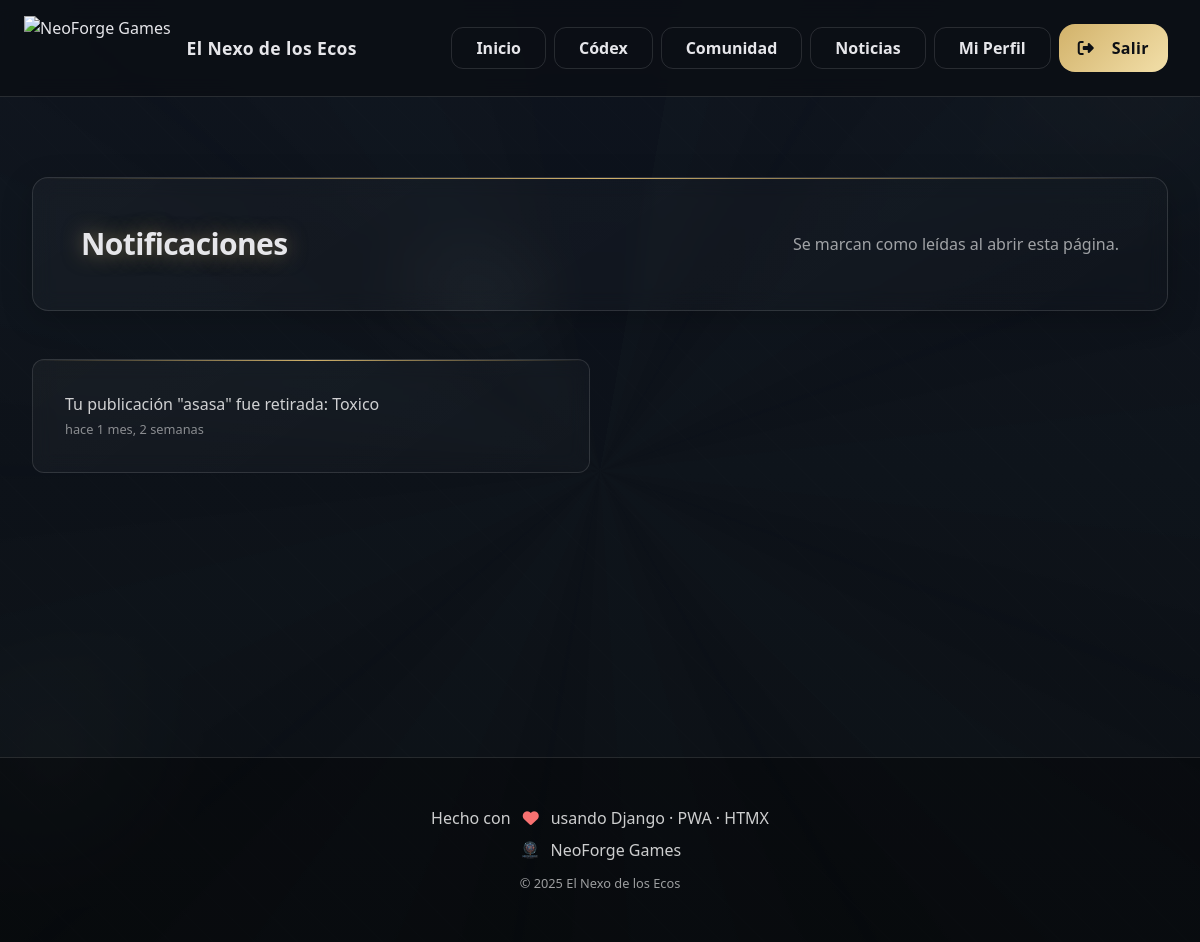
The page /accounts/notifications/ (signed in) on the database its author committed.
### accounts/models.py (models this page shows, shortened)
class Notification(models.Model):
    user    = models.ForeignKey(User, on_delete=models.CASCADE, related_name='notifications')
    message = models.TextField()
    is_read = models.BooleanField(default=False)
    created = models.DateTimeField(auto_now_add=True)
    class Meta:
        ordering = ['-created']

### accounts/views.py (the view)
# urls.py: path('notifications/', notifications_list, name='notifications'),
@login_required
def notifications_list(request):
    items = Notification.objects.filter(user=request.user).order_by('-created')
    items.filter(is_read=False).update(is_read=True)
    return render(request, 'accounts/notifications.html', {'items': items})

### templates/accounts/notifications.html (shortened to what this page needs)
{% extends "base.html" %}
{% load humanize %}
{% block content %}
<section class="section">
  <div class="flex items-center justify-between">
    <h1 class="h1-glow text-2xl md:text-3xl">Notificaciones</h1>
    <span class="text-white/60">Se marcan como leídas al abrir esta página.</span>
  </div>
</section>
<section class="grid md:grid-cols-2 gap-5">
  {% for n in items %}
    <div class="card">
      <p class="text-white/80">{{ n.message }}</p>
      <small class="text-white/50">{{ n.created|naturaltime }}</small>
    </div>
  {% empty %}
    <p class="text-white/60">No tienes notificaciones.</p>
  {% endfor %}
</section>
{% endblock %}

### static/css/theme.css (style rules this page uses)
:root { --coal:#0b0f14; --ink:#0f1520; --text:#e6e6ea; --line:rgba(255,255,255,.12); --accent:#d2b26a; --brand:#a88bd4; --space-xs:.5rem; --space-sm:1rem; --space-md:1.5rem; --space-lg:2rem; --space-xl:3rem; --radius-sm:.5rem; --radius-md:.75rem; --radius-lg:1rem; --transition-fast:.2s ease; --transition-normal:.3s ease; --transition-slow:.5s ease; }
html[data-domain="tiempo"] { --accent:#d2b26a; --brand:#f2dfa9; }
* { box-sizing:border-box; margin:0; padding:0 }
html,body { height:100% }
body { background:var(--coal); color:var(--text); font-family: ui-sans-serif,system-ui,-apple-system,BlinkMacSystemFont,'Segoe UI',Roboto,sans-serif; line-height:1.6; overflow-x:hidden; }
.section { margin:var(--space-xl) 0; padding:var(--space-xl); border-radius:var(--radius-lg); border:1px solid var(--line); background:linear-gradient(145deg,rgba(255,255,255,.03),rgba(255,255,255,.01)); backdrop-filter:blur(10px); box-shadow:0 8px 32px rgba(0,0,0,.2); position:relative; overflow:hidden }
.section::before { content:''; position:absolute; top:0; left:0; right:0; height:1px; background:linear-gradient(90deg,transparent,var(--accent),transparent) }
.card { background:linear-gradient(145deg,rgba(255,255,255,.04),rgba(255,255,255,.02)); padding:var(--space-lg); border-radius:var(--radius-md); border:1px solid var(--line); backdrop-filter:blur(10px); transition:all var(--transition-normal); position:relative; overflow:hidden }
.card::before { content:''; position:absolute; top:0; left:0; right:0; height:1px; background:linear-gradient(90deg,transparent,var(--accent),transparent) }
.h1-glow { font-weight:800; letter-spacing:-.02em; text-shadow:0 0 20px color-mix(in oklab,var(--accent) 50%,transparent) }

### rows shown on the page
Notification: message "Tu publicación \"asasa\" fue retirada: Toxico", created "hace 1 mes, 2 semanas"
